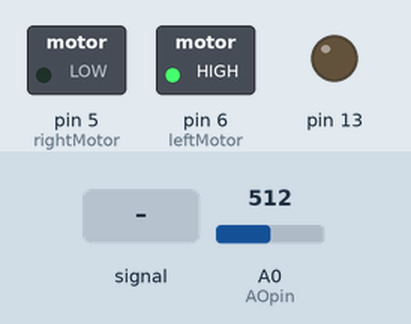
The sketch below on a simulated Arduino Uno, built with avr-gcc and run on an emulated ATmega328P. Shown: switched loads named in the sketch (green lamp = pin HIGH), output pins drawn as LEDs (lit = HIGH). Inputs (shaded band) come from the test bench; at power-on: A0 (AOpin) = 512. Pins used as bus, display or sensor lines are not drawn; what the sketch prints to the serial monitor is not drawn.

Above: at 4.8 s.
4.9 s: A0 (AOpin) fed a 200 Hz sine of ±255 counts around its level
At 5.9 s:
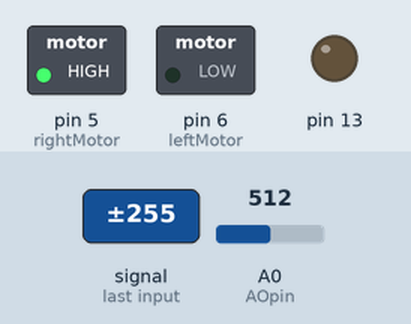
7.9 s: A0 (AOpin) set to 340
At 10.6 s:
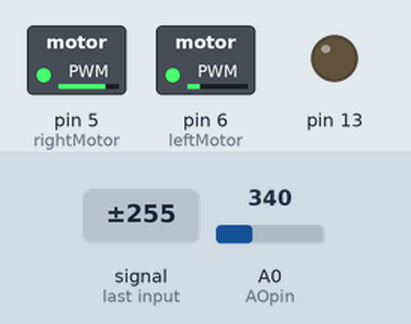
10.9 s: A0 (AOpin) fed a 50 Hz sine of ±306 counts around its level
13.9 s: A0 (AOpin) set to 360
Timing chart, 0 to 16.9 s (numbered marks = the images above; inputs shaded):
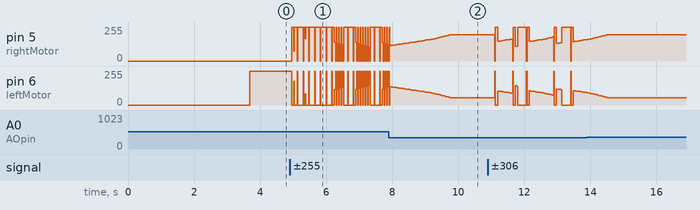

The sketch:

Camera_ANTIGO.ino
```cpp
/*
  TSL1401test --- Taos TSL1401 image sensor chip 2010-07-24
  datasheet: http://www.ams.com/eng/content/download/250163/975677/file/TSL1401CL.pdf

  trace: http://ap.urpi.fei.stuba.sk/sensorwiki/index.php/TSL1401_Line_Sensor
  other inos:
    - http://forums.parallax.com/showthread.php/125594-TSL1401-and-Arduino
    - https://github.com/ap-tech/Getting-started-with-the-TSL1401CL-linescan-camera-with-arduino-and-processing.-/blob/master/TSL1401CL%20linescan%20camera%20code./Linescane_camera_code/Linescane_camera_code.ino


*/
int cruzamentos = 15;         //para um circuito sem cruzamento
int contador_cruzamentos = 0; //conta o número de faixas à deireita
#include <TimerOne.h>
#include <digitalWriteFast.h>
#define sensor_cruzamento 9

// Controlador PID
float Kp = 3.5; //(3.5)

float Ki = 0.5; //1

float Kd = 70; //(65)75

#define led 13
#define botao 8
#define rightMotor 5
#define rightGnd 10

#define leftMotor 6
#define leftGnd 11

int sensor = 64, leituras = 0, calibracao = 0; //melhor usar 115 //variaveis usadas pela função pdi
int setpoint = 50;
int P = 0, I = 0, D = 0, previousError = 0, error = 0; ////variaveis usadas pela função pid
float PIDvalue = 0;
int rightMotorSpeed = 0, leftMotorSpeed = 0, rightBaseSpeed = 50, leftBaseSpeed = 50;
int ultima_leitura = 50;

// Sensor interface:
#define AOpin A0 // Analog output - yellow
#define SIpin 3  // Start Integration - orange
#define CLKpin 2 // Clock - red \
                 // Vcc - brown \
                 // GND - black

#define NPIXELS 128 // No. of pixels in array

int Pixel[NPIXELS]; // Field for measured values <0-255>
int segundos = 0;
void timerIsr();
#define FASTADC 1
// defines for setting and clearing register bits
#define cbi(sfr, bit) (_SFR_BYTE(sfr) &= ~_BV(bit))
#define sbi(sfr, bit) (_SFR_BYTE(sfr) |= _BV(bit))

#define WHITE_THRESHOLD 350

void setup(void)
{
    Timer1.initialize(1000000); // set a timer of length 100000 microseconds (or 0.1 sec - or 10Hz => the led will blink 5 times, 5 cycles of on-and-off, per second)
    Timer1.attachInterrupt(timerIsr);

    pinModeFast(SIpin, OUTPUT);
    pinModeFast(CLKpin, OUTPUT);
    //pinMode (AOpin, INPUT);

    pinModeFast(sensor_cruzamento, INPUT);
    pinModeFast(led, OUTPUT);
    pinModeFast(botao, INPUT_PULLUP);
    pinMode(rightMotor, OUTPUT);
    pinMode(leftMotor, OUTPUT);
    pinMode(rightGnd, OUTPUT);
    pinMode(leftGnd, OUTPUT);

    digitalWriteFast(SIpin, LOW);  // IDLE state
    digitalWriteFast(CLKpin, LOW); // IDLE state

#if FASTADC
    // set prescale to 16
    sbi(ADCSRA, ADPS2);
    cbi(ADCSRA, ADPS1);
    cbi(ADCSRA, ADPS0);
#endif

    Serial.begin(115200);

    //digitalWrite(rightMotor, HIGH);
    digitalWriteFast(rightMotor, LOW);
    digitalWriteFast(rightGnd, LOW);
    //digitalWrite(leftMotor, HIGH);
    digitalWriteFast(leftMotor, LOW);
    digitalWriteFast(leftGnd, LOW);
    delay(3000);
    calibra();

    /*  int configura = 0;
  while(configura < 1)
  {
    if(digitalRead(botao) == 0)
    {
      delay(1000);
      if(digitalRead(botao) == 0)
      {
        digitalWrite (led, HIGH);
        delay(300);
        digitalWrite (led, LOW);
        delay(300);
        digitalWrite (led, HIGH);
        configura = 1;
        while(digitalRead(botao) == 0){}
        delay(500);
      }
      else
      {
        digitalWrite (led, HIGH);
        delay(300);
        digitalWrite (led, LOW);
        calibracao = calibracao + 10;
        while(digitalRead(botao) == 0){}
      }


     }
     Serial.println(calibracao);
   }*/
}
void timerIsr()
{
    // Toggle LED
    segundos++;
}

void calibra()
{
    int maximo = 0;
    int minimo = 1023;
    int media[50] = {};
    calibracao = 0;

    for (int c = 0; c < 50; c++)
    {
        maximo = 0;
        minimo = 1023;

        delayMicroseconds(1); // Integration time in microseconds
        delay(10);            // Integration time in miliseconds

        digitalWriteFast(CLKpin, LOW);
        digitalWriteFast(SIpin, HIGH);
        digitalWriteFast(CLKpin, HIGH);
        digitalWriteFast(SIpin, LOW);

        delayMicroseconds(1);

        for (int i = 0; i < NPIXELS; i++)
        {
            Pixel[i] = analogRead(AOpin);
            digitalWriteFast(CLKpin, LOW);
            delayMicroseconds(1);
            digitalWriteFast(CLKpin, HIGH);
            if (Pixel[i] > maximo)
            {
                maximo = Pixel[i];
            }
            if (Pixel[i] < minimo)
            {
                minimo = Pixel[i];
            }
        }
        media[c] = (maximo + minimo) / 2;
        // Serial.println(media[c]);
    }
    for (int c = 5; c < 50; c++) //descarta as primeiras leituras erradas
    {
        calibracao = calibracao + media[c];
    }
    calibracao = calibracao / 45; //não usa as duas primeiras leituras
    Serial.print("calibracao: ");
    Serial.println(calibracao);
}

void calibra_fast()
{
    int maximo = 0;
    int minimo = 1023;
    calibracao = 0;

    maximo = 0;
    minimo = 1023;

    delayMicroseconds(1); // Integration time in microseconds
    delay(10);            // Integration time in miliseconds

    digitalWriteFast(CLKpin, LOW);
    digitalWriteFast(SIpin, HIGH);
    digitalWriteFast(CLKpin, HIGH);
    digitalWriteFast(SIpin, LOW);

    delayMicroseconds(1);

    for (int i = 0; i < NPIXELS; i++)
    {
        Pixel[i] = analogRead(AOpin);
        digitalWriteFast(CLKpin, LOW);
        delayMicroseconds(1);
        digitalWriteFast(CLKpin, HIGH);
        if (Pixel[i] > maximo)
        {
            maximo = Pixel[i];
        }
        if (Pixel[i] < minimo)
        {
            minimo = Pixel[i];
        }
    }
    calibracao = (maximo + minimo) / 2;
}

/************************************************************************/

void calculatePID()
{
    error = sensor - setpoint;
    P = error;
    I = I + error;

    if (I >= 50)
        I = 50;

    if (I <= -50)
        I = -50;

    D = error - previousError;

    if (D >= 50)
        D = 50;

    if (D <= -50)
        D = -50;

    PIDvalue = (Kp * P) + (Ki * I) + (Kd * D);

    if (PIDvalue >= 50)
        PIDvalue = 50;

    if (PIDvalue <= -50)
        PIDvalue = -50;

    previousError = error;

    //Serial.println(PIDvalue);
}

/************************************************************************/

void motor()
{

    //if(sensor > 0)
    //{
    rightMotorSpeed = rightBaseSpeed - PIDvalue;
    leftMotorSpeed = leftBaseSpeed + PIDvalue;

    //    delta = delta - PIDvalue;

    if (rightMotorSpeed >= 100)
        rightMotorSpeed = 100;

    if (rightMotorSpeed <= 0)
        rightMotorSpeed = 0;

    if (leftMotorSpeed >= 100)
        leftMotorSpeed = 100;

    if (leftMotorSpeed <= 0)
        leftMotorSpeed = 0;

    /*      digitalWrite(rightMotor, LOW);
      analogWrite(rightGnd, delta);

      digitalWrite(leftMotor, LOW);
      analogWrite(leftGnd, delta);

      delay(10);

      delta = PIDvalue;

      digitalWrite(rightGnd, LOW);
      digitalWrite(leftGnd, LOW);
  */
    rightMotorSpeed = map(rightMotorSpeed, 0, 100, 0, 255);
    leftMotorSpeed = map(leftMotorSpeed, 0, 100, 0, 255);

    digitalWriteFast(leftGnd, LOW);
    digitalWriteFast(rightGnd, LOW);
    analogWrite(rightMotor, rightMotorSpeed);
    analogWrite(leftMotor, leftMotorSpeed);
    /*}
  else
  {
    digitalWrite(rightMotor, LOW);
    analogWrite(rightGnd, (rightMotorSpeed+leftMotorSpeed)/2);
    digitalWrite(leftMotor, LOW);
    analogWrite(leftGnd, (rightMotorSpeed+leftMotorSpeed)/2);

  }*/
}

void loop(void)
{
    if (segundos > 34)
    {
        digitalWriteFast(leftGnd, LOW);
        digitalWriteFast(rightGnd, LOW);
        analogWrite(rightMotor, LOW);
        analogWrite(leftMotor, LOW);
        delay(10000);
    }
    /*if(digitalRead(sensor_cruzamento) == LOW)
  {
    contador_cruzamentos++;
    delay(60);
  }

  if(contador_cruzamentos >= cruzamentos)
  {
      digitalWrite(leftGnd, LOW);
      digitalWrite(rightGnd, LOW);
      analogWrite(rightMotor, LOW);
      analogWrite(leftMotor, LOW);
      delay(10000);
    }*/
    ultima_leitura = sensor;
    sensor = 0;

    int expTime;

    delayMicroseconds(1); // Integration time in microseconds
    delay(10);            // Integration time in miliseconds

    digitalWriteFast(CLKpin, LOW);
    digitalWriteFast(SIpin, HIGH);
    digitalWriteFast(CLKpin, HIGH);
    digitalWriteFast(SIpin, LOW);

    delayMicroseconds(1);

    /* and now read the real image */

    for (int i = 30; i < NPIXELS - 30; i++)
    {
        Pixel[i] = analogRead(AOpin);
        //Serial.print(Pixel[i]);
        //Serial.print(",");
        digitalWriteFast(CLKpin, LOW);
        delayMicroseconds(1);
        digitalWriteFast(CLKpin, HIGH);
        if (Pixel[i] > calibracao)
        {
            leituras++;
            sensor = sensor + i;
        }
    }
    //Serial.print("\n");

    sensor = sensor / leituras; //define onde esta o centro do robô
    //Serial.println(sensor);

    leituras = 0;
    sensor = map(sensor, 0, 127, 0, 100); //remapeia os valores númericos para que se possa implementalos nos proximos calculos, definindo 0 como centro
    //Serial.println(sensor);

    if (sensor <= 0)
        sensor = ultima_leitura;

    //if(sensor > 0)
    calculatePID();

    //Serial.println ((byte)0);            // sync byte = 0
    for (int i = 0; i < NPIXELS; i++)
    {
        if (Pixel[i] < WHITE_THRESHOLD)
        {
            Serial.print(1);
        }
        else
        {
            Serial.print(0);
        }
        //Serial.println (Pixel[i]);
    }

    //Serial.println(sensor);
    //Serial.println(PIDvalue);
    motor();

    //if((sensor >40) &&(sensor<60))//49 e 51 respectivamente
    if (PIDvalue > -15 && PIDvalue < 15)
    {
        calibra_fast();
    }
}
```
